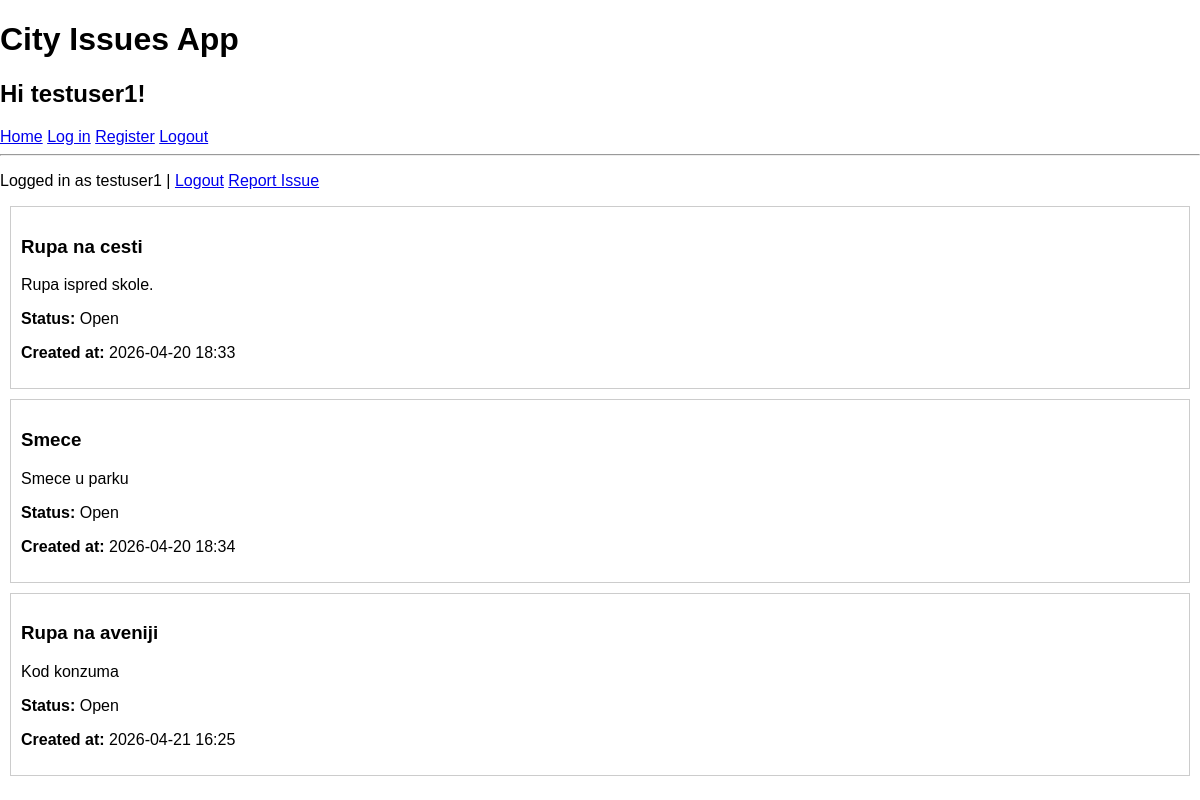
The app's page / (signed in) with its own data.
### models.py (models this page shows)
class Issue(db.Model):
    id = db.Column(db.Integer, primary_key=True)
    title = db.Column(db.String(100), nullable=False)
    description = db.Column(db.Text, nullable=False)
    status = db.Column(db.String(20), default='Open')
    created_at = db.Column(db.DateTime, default=datetime.utcnow)
    user_id = db.Column(db.Integer, db.ForeignKey('user.id'))
    user = db.relationship('User', backref='issues')

### app.py (the view)
@app.route("/")
def index():
    if 'user_id' not in session:
         return redirect('/login')
    issues = Issue.query.filter_by(user_id = session['user_id']).all()
    return render_template("index.html", issues=issues)

### templates/index.html
{% extends "base.html" %}
{% block head %}
<h1>City Issues App</h1>
<h2>Hi {{session ['username']}}!</h2>
{% endblock %}
{% block body %}
    {% if session.get ('user_id') %}
            <p>
                Logged in as {{ session['username'] }} |
                <a href="{{url_for('logout')}}">Logout</a>
                <a href="{{url_for('create')}}">Report Issue</a>
            </p>
        {% else %}
            <a href="{{url_for('login')}}">Log in</a>
            <a href="{{url_for('register')}}">Register</a>
    {% endif %}
    {% for issue in issues%}
        <div style="border:1px solid #ccc; padding: 10px; margin: 10px;">
            <h3>{{ issue.title}}</h3>
            <p>{{ issue.description}}</p>
            <p> <b>Status:</b> {{ issue.status}}</p>
            <p> <b>Created at:</b> {{ issue.created_at.strftime("%Y-%m-%d %H:%M")}}</p>
        </div>
    {% else %}
        <p>No issues reported.</p>
    {%endfor%}
{% endblock %}

### static/main.css (style rules this page uses)
body { margin: 0; font-family: sans-serif; }

### records on screen
Issue: title "Rupa na cesti", description "Rupa ispred skole.", status "Open", created_at "2026-04-20 18:33"
Issue: title "Smece", description "Smece u parku", status "Open", created_at "2026-04-20 18:34"
Issue: title "Rupa na aveniji", description "Kod konzuma", status "Open", created_at "2026-04-21 16:25"

### other values on screen
{{ session ['username'] }} "testuser1"
{{ session['username'] }} "testuser1"
